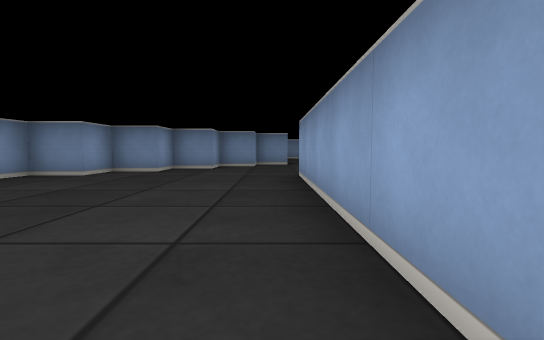
[1] (above)

16 first-person views from a walk through a cub3D level. The camera is about half as high as the walls, tilts 4° down and sees 85° across. The floor is counted in squares. Each view is taken from the middle of a square. On the plan, view 1 faces up. The plan holds only what a view shows up to about 9 squares ahead; the rest is blank. The place goes on beyond the plan.

[2]
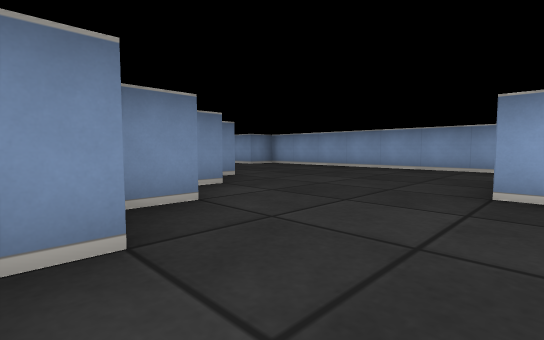

[3]
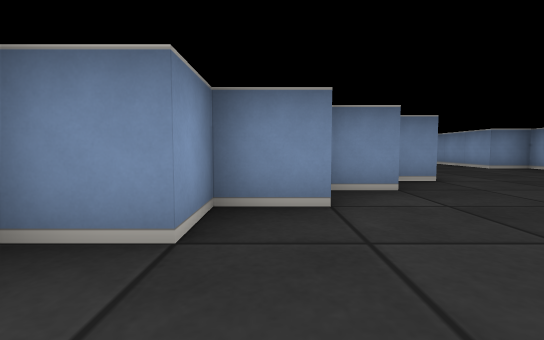

[4]
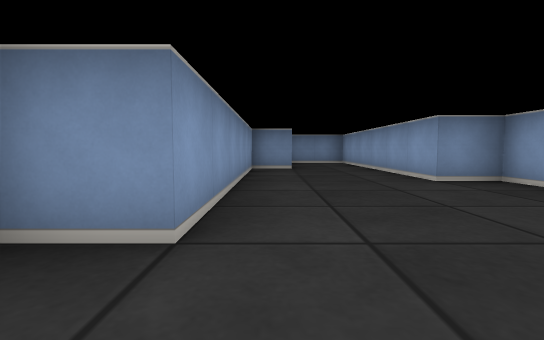

[5]
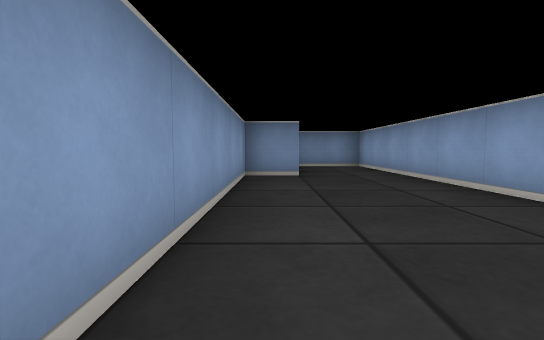

[6]
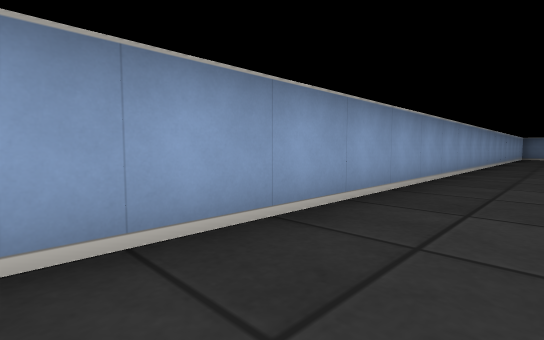

[7]
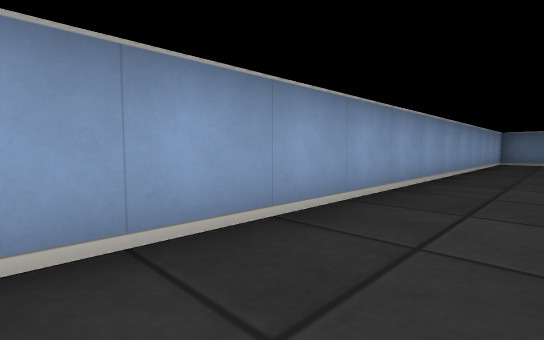

[8]
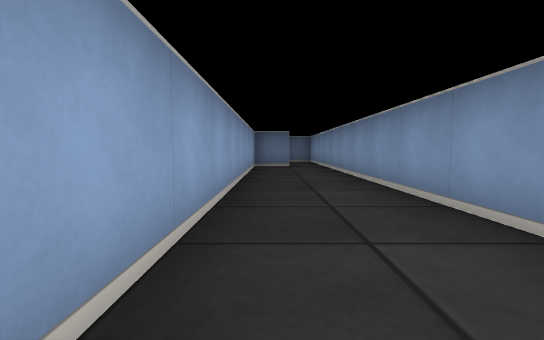

[9]
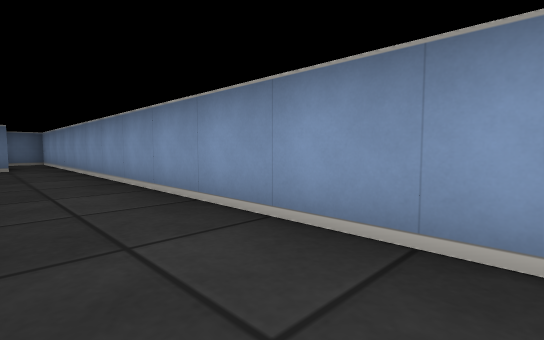

[10]
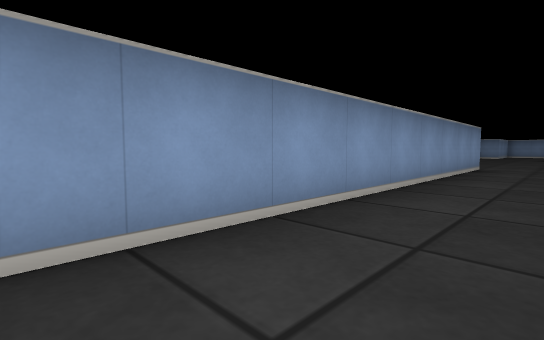

[11]
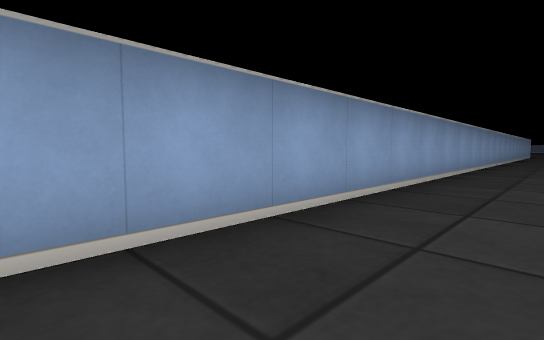

[12]
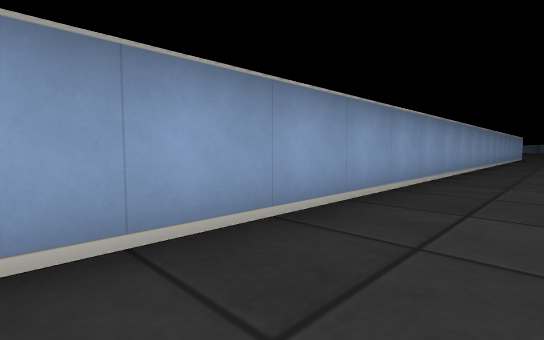

[13]
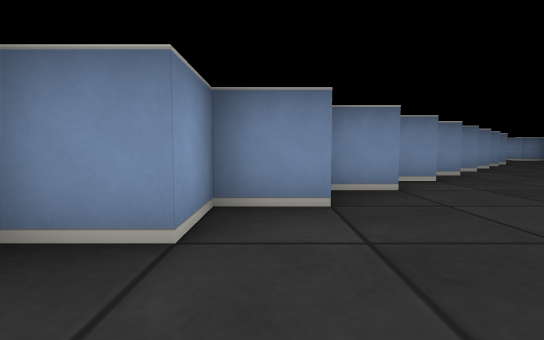

[14]
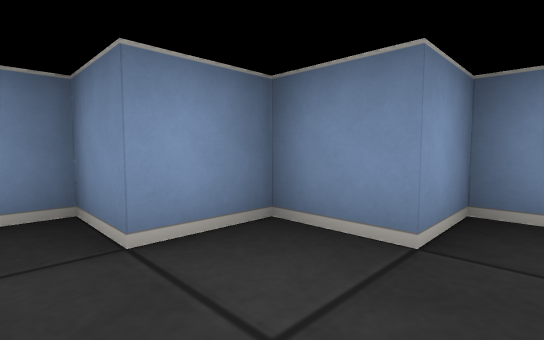

[15]
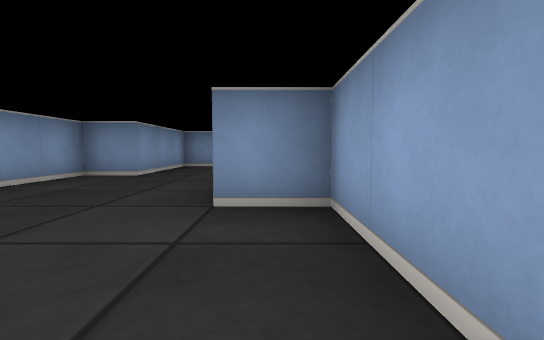

[16]
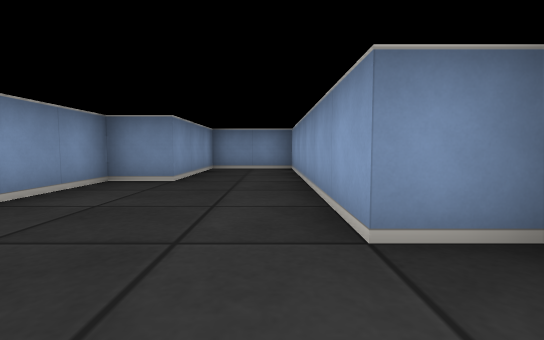

### Floor plan
Points are (right, up) in squares from view 1. A wall is a line through its corners. A room is listed if a view was taken in it or the views show most of it. See-through windows are left out.
Room 1 (views 1, 2, 3, 4, 5, 6, 7, 8, 9, 10, 11, 12, 13, 14, 15, 16)
walls: (0.5, -11.2) (0.5, 5.5); (3.4, -9.5) (4.5, -9.5) (4.5, 12.5) (3.5, 12.5) (3.5, 18.5) (1.5, 18.5) (1.5, 15.5) (0.5, 15.5) (0.5, 9.5) (-0.5, 9.5); (-6.4, 2.5) (-7.5, 2.5) (-7.5, 1.5) (-8.5, 1.5); (2.5, 5.5) (2.5, -12.5) (3.4, -12.5); (-0.4, 8.5) (-1.5, 8.5) (-1.5, 7.5) (-2.5, 7.5) (-2.5, 6.5) (-3.5, 6.5) (-3.5, 5.5) (-4.5, 5.5) (-4.5, 4.5) (-5.5, 4.5) (-5.5, 3.5) (-6.5, 3.5) (-6.5, 3)

Where each view was taken, in squares from view 1:
view 1: 0 up, 0 right, facing up
view 2: 5 up, 3 left, facing up-right
view 3: 5 up, 2 left, facing up
view 4: 8 up, 1 right, facing up
view 5: 10 up, 1 right, facing up
view 6: 8 up, 3 right, facing down-right
view 7: 2 up, 3 right, facing down-right
view 8: 1 down, 4 right, facing down
view 9: 1 down, 4 right, facing down-left
view 10: 3 down, 4 right, facing up-left
view 11: 4 up, 1 left, facing down-right
view 12: 0 up, 1 left, facing down-right
view 13: 0 up, 7 left, facing up
view 14: 3 up, 4 left, facing up-left
view 15: 10 up, 4 right, facing up
view 16: 11 up, 3 right, facing up
